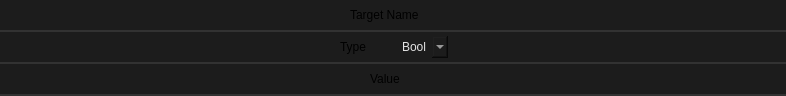
<?xml version="1.0" encoding="UTF-8"?>
<ui version="4.0">
 <class>Widget</class>
 <widget class="QWidget" name="Widget">
  <property name="geometry">
   <rect>
    <x>0</x>
    <y>0</y>
    <width>786</width>
    <height>96</height>
   </rect>
  </property>
  <property name="minimumSize">
   <size>
    <width>0</width>
    <height>0</height>
   </size>
  </property>
  <property name="maximumSize">
   <size>
    <width>16777215</width>
    <height>96</height>
   </size>
  </property>
  <property name="windowTitle">
   <string>Form</string>
  </property>
  <property name="styleSheet">
   <string notr="true">.QWidget {
    font: 580 10pt &quot;Segoe UI&quot;;
    border: 2px solid black;
    border-radius: 0px;
    border-left: 0px;
    border-right: 0px;
	border-top: 0px;
    border-color: rgba(50, 50, 50, 255);
    padding: 8px;
    padding-left: 6px;
    padding-right: 6px;
    color: #E3E3E3;
    background-color: #1C1C1C;
}

.QWidget::hover {
}
.QWidget::selected {
    background-color: #414956;
}</string>
  </property>
  <layout class="QVBoxLayout" name="verticalLayout">
   <property name="spacing">
    <number>0</number>
   </property>
   <property name="leftMargin">
    <number>0</number>
   </property>
   <property name="topMargin">
    <number>0</number>
   </property>
   <property name="rightMargin">
    <number>0</number>
   </property>
   <property name="bottomMargin">
    <number>0</number>
   </property>
   <item>
    <widget class="QFrame" name="frame_2">
     <property name="minimumSize">
      <size>
       <width>0</width>
       <height>32</height>
      </size>
     </property>
     <property name="maximumSize">
      <size>
       <width>16777215</width>
       <height>32</height>
      </size>
     </property>
     <property name="styleSheet">
      <string notr="true">.QFrame {
    font: 580 10pt &quot;Segoe UI&quot;;
    border: 2px solid black;
    border-radius: 0px;
    border-left: 0px;
    border-right: 0px;
	border-top: 0px;
    border-color: rgba(50, 50, 50, 255);
    color: #E3E3E3;
    background-color: #1C1C1C;
}

.QFrame::hover {
}
.QFrame::selected {
    background-color: #414956;
}</string>
     </property>
     <property name="frameShape">
      <enum>QFrame::Shape::StyledPanel</enum>
     </property>
     <property name="frameShadow">
      <enum>QFrame::Shadow::Raised</enum>
     </property>
     <property name="lineWidth">
      <number>0</number>
     </property>
     <layout class="QHBoxLayout" name="horizontalLayout_3">
      <property name="spacing">
       <number>16</number>
      </property>
      <property name="leftMargin">
       <number>0</number>
      </property>
      <property name="topMargin">
       <number>0</number>
      </property>
      <property name="rightMargin">
       <number>0</number>
      </property>
      <property name="bottomMargin">
       <number>0</number>
      </property>
      <item>
       <layout class="QHBoxLayout" name="layout_2">
        <property name="sizeConstraint">
         <enum>QLayout::SizeConstraint::SetFixedSize</enum>
        </property>
        <item>
         <widget class="QLabel" name="property_class_4">
          <property name="sizePolicy">
           <sizepolicy hsizetype="Fixed" vsizetype="Preferred">
            <horstretch>0</horstretch>
            <verstretch>0</verstretch>
           </sizepolicy>
          </property>
          <property name="styleSheet">
           <string notr="true">border:0px;
background-color: rgba(255, 255, 255, 0);
font: 8pt &quot;Segoe UI&quot;;
padding-right: 16px;
</string>
          </property>
          <property name="text">
           <string>Target Name</string>
          </property>
         </widget>
        </item>
       </layout>
      </item>
     </layout>
    </widget>
   </item>
   <item>
    <widget class="QFrame" name="frame">
     <property name="minimumSize">
      <size>
       <width>0</width>
       <height>32</height>
      </size>
     </property>
     <property name="maximumSize">
      <size>
       <width>16777215</width>
       <height>32</height>
      </size>
     </property>
     <property name="styleSheet">
      <string notr="true">.QFrame {
    font: 580 10pt &quot;Segoe UI&quot;;
    border: 2px solid black;
    border-radius: 0px;
    border-left: 0px;
    border-right: 0px;
	border-top: 0px;
    border-color: rgba(50, 50, 50, 255);
    color: #E3E3E3;
    background-color: #1C1C1C;
}

.QFrame::hover {
}
.QFrame::selected {
    background-color: #414956;
}</string>
     </property>
     <property name="frameShape">
      <enum>QFrame::Shape::StyledPanel</enum>
     </property>
     <property name="frameShadow">
      <enum>QFrame::Shadow::Raised</enum>
     </property>
     <property name="lineWidth">
      <number>0</number>
     </property>
     <layout class="QHBoxLayout" name="horizontalLayout_2">
      <property name="spacing">
       <number>16</number>
      </property>
      <property name="leftMargin">
       <number>0</number>
      </property>
      <property name="topMargin">
       <number>0</number>
      </property>
      <property name="rightMargin">
       <number>0</number>
      </property>
      <property name="bottomMargin">
       <number>0</number>
      </property>
      <item>
       <layout class="QHBoxLayout" name="layout">
        <property name="sizeConstraint">
         <enum>QLayout::SizeConstraint::SetFixedSize</enum>
        </property>
        <item>
         <widget class="QLabel" name="property_class">
          <property name="sizePolicy">
           <sizepolicy hsizetype="Fixed" vsizetype="Preferred">
            <horstretch>0</horstretch>
            <verstretch>0</verstretch>
           </sizepolicy>
          </property>
          <property name="styleSheet">
           <string notr="true">border:0px;
background-color: rgba(255, 255, 255, 0);
font: 8pt &quot;Segoe UI&quot;;
padding-right: 16px;
</string>
          </property>
          <property name="text">
           <string>Type</string>
          </property>
         </widget>
        </item>
        <item>
         <widget class="QComboBox" name="logic_switch">
          <property name="sizePolicy">
           <sizepolicy hsizetype="Fixed" vsizetype="Fixed">
            <horstretch>0</horstretch>
            <verstretch>0</verstretch>
           </sizepolicy>
          </property>
          <property name="styleSheet">
           <string notr="true">QComboBox {
    font: 580 8pt &quot;Segoe UI&quot;;
    border: 2px solid black;
    border-radius: 0px;
    border-color: rgba(80, 80, 80, 255);
    height: 18px;
    padding-top: 2px;
    padding-bottom: 2px;
	border-top:none;
border-bottom:none;
border:none;
    color: #E3E3E3;
    background-color: #1C1C1C;
}

QComboBox:hover {
    background-color: #414956;
    color: white;
}

QComboBox:pressed {
}

QComboBox:item {
    font: 580  8pt &quot;Segoe UI&quot;;
    color: #E3E3E3;
    padding-left: 5px;
    background-color: #1C1C1C;
    border-style: none;
}

QComboBox::drop-down {
    color: #E3E3E3;
    padding: 2px;
    background: url(://icons/arrow_drop_down_16dp.svg) no-repeat center;
    border-bottom: 0px solid black;
    border-top: 0px solid black;
    border-right: 0px;
    border-left: 2px solid;
    margin-left: 5px;
    padding: 5px;
    width: 7px;
    border-color: rgba(80, 80, 80, 255);
    background-color: #1C1C1C;
border:none;
}

QComboBox::drop-down:hover {
    background-color: #414956;
    color: white;
}


QComboBox QAbstractItemView {
    border: 2px solid gray;
    border-color: rgba(80, 80, 80, 255);
    selection-background-color: #414956;
    background-color: #1C1C1C;
}


QComboBox QAbstractItemView::item {
    height: 16px; /* Set the height of each item */
    padding: 4px; /* Add padding to each item */
    padding-left: 5px;
    padding-right: 5px;
    color: #ff8a8a8a;
    border-style: none;
    border-bottom: 0.5px solid black;
    border-color: rgba(255, 255, 255, 10);
}


QComboBox QAbstractItemView::item:selected {
    height: 16px; /* Set the height of each item */
    padding: 4px; /* Add padding to each item */
    padding-left: 5px;
    padding-right: 5px;
    background-color: #414956;
    color: white;
    border: none; /* Remove border */
    outline: none; /* Remove outline */
}
</string>
          </property>
          <property name="currentIndex">
           <number>0</number>
          </property>
          <item>
           <property name="text">
            <string>Bool</string>
           </property>
          </item>
          <item>
           <property name="text">
            <string>Float</string>
           </property>
          </item>
         </widget>
        </item>
       </layout>
      </item>
     </layout>
    </widget>
   </item>
   <item>
    <widget class="QFrame" name="frame_3">
     <property name="minimumSize">
      <size>
       <width>0</width>
       <height>32</height>
      </size>
     </property>
     <property name="maximumSize">
      <size>
       <width>16777215</width>
       <height>32</height>
      </size>
     </property>
     <property name="styleSheet">
      <string notr="true">.QFrame {
    font: 580 10pt &quot;Segoe UI&quot;;
    border: 2px solid black;
    border-radius: 0px;
    border-left: 0px;
    border-right: 0px;
	border-top: 0px;
    border-color: rgba(50, 50, 50, 255);
    color: #E3E3E3;
    background-color: #1C1C1C;
}

.QFrame::hover {
}
.QFrame::selected {
    background-color: #414956;
}</string>
     </property>
     <property name="frameShape">
      <enum>QFrame::Shape::StyledPanel</enum>
     </property>
     <property name="frameShadow">
      <enum>QFrame::Shadow::Raised</enum>
     </property>
     <property name="lineWidth">
      <number>0</number>
     </property>
     <layout class="QHBoxLayout" name="horizontalLayout_4">
      <property name="spacing">
       <number>16</number>
      </property>
      <property name="leftMargin">
       <number>0</number>
      </property>
      <property name="topMargin">
       <number>0</number>
      </property>
      <property name="rightMargin">
       <number>0</number>
      </property>
      <property name="bottomMargin">
       <number>0</number>
      </property>
      <item>
       <layout class="QHBoxLayout" name="layout_3">
        <property name="sizeConstraint">
         <enum>QLayout::SizeConstraint::SetFixedSize</enum>
        </property>
        <item>
         <widget class="QLabel" name="property_class_5">
          <property name="sizePolicy">
           <sizepolicy hsizetype="Fixed" vsizetype="Preferred">
            <horstretch>0</horstretch>
            <verstretch>0</verstretch>
           </sizepolicy>
          </property>
          <property name="styleSheet">
           <string notr="true">border:0px;
background-color: rgba(255, 255, 255, 0);
font: 8pt &quot;Segoe UI&quot;;
padding-right: 16px;
</string>
          </property>
          <property name="text">
           <string>Value</string>
          </property>
         </widget>
        </item>
       </layout>
      </item>
     </layout>
    </widget>
   </item>
  </layout>
 </widget>
 <resources/>
 <connections/>
</ui>
